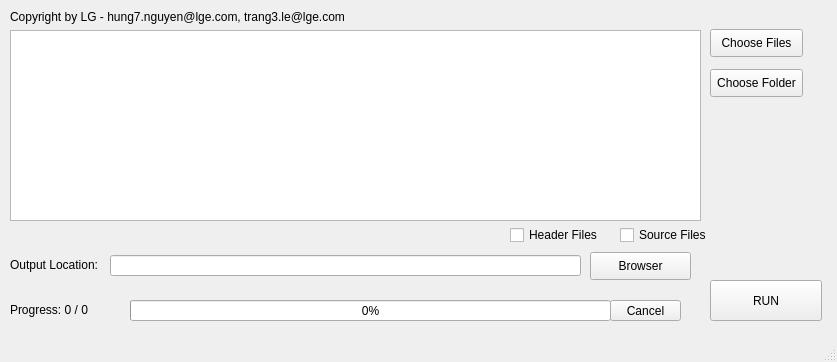
<?xml version="1.0" encoding="UTF-8"?>
<ui version="4.0">
 <class>GMockGen</class>
 <widget class="QMainWindow" name="GMockGen">
  <property name="geometry">
   <rect>
    <x>0</x>
    <y>0</y>
    <width>837</width>
    <height>362</height>
   </rect>
  </property>
  <property name="font">
   <font>
    <weight>50</weight>
    <italic>false</italic>
    <bold>false</bold>
   </font>
  </property>
  <property name="windowTitle">
   <string>GMockGen</string>
  </property>
  <property name="autoFillBackground">
   <bool>false</bool>
  </property>
  <widget class="QWidget" name="centralwidget">
   <widget class="QPushButton" name="browserfile">
    <property name="geometry">
     <rect>
      <x>710</x>
      <y>29</y>
      <width>93</width>
      <height>28</height>
     </rect>
    </property>
    <property name="text">
     <string>Choose Files</string>
    </property>
   </widget>
   <widget class="QPushButton" name="browserfolder">
    <property name="geometry">
     <rect>
      <x>710</x>
      <y>69</y>
      <width>93</width>
      <height>28</height>
     </rect>
    </property>
    <property name="text">
     <string>Choose Folder</string>
    </property>
   </widget>
   <widget class="QLineEdit" name="OutputUrl">
    <property name="geometry">
     <rect>
      <x>110</x>
      <y>255</y>
      <width>471</width>
      <height>21</height>
     </rect>
    </property>
    <property name="text">
     <string/>
    </property>
   </widget>
   <widget class="QLabel" name="label">
    <property name="geometry">
     <rect>
      <x>10</x>
      <y>254</y>
      <width>111</width>
      <height>21</height>
     </rect>
    </property>
    <property name="text">
     <string>Output Location:</string>
    </property>
   </widget>
   <widget class="QPushButton" name="browser">
    <property name="geometry">
     <rect>
      <x>590</x>
      <y>252</y>
      <width>101</width>
      <height>28</height>
     </rect>
    </property>
    <property name="text">
     <string>Browser</string>
    </property>
   </widget>
   <widget class="QListWidget" name="listWidget">
    <property name="enabled">
     <bool>true</bool>
    </property>
    <property name="geometry">
     <rect>
      <x>10</x>
      <y>30</y>
      <width>691</width>
      <height>191</height>
     </rect>
    </property>
   </widget>
   <widget class="QPushButton" name="mockbutton">
    <property name="geometry">
     <rect>
      <x>710</x>
      <y>280</y>
      <width>112</width>
      <height>41</height>
     </rect>
    </property>
    <property name="text">
     <string>RUN</string>
    </property>
   </widget>
   <widget class="QCheckBox" name="cppcheck">
    <property name="geometry">
     <rect>
      <x>620</x>
      <y>225</y>
      <width>111</width>
      <height>20</height>
     </rect>
    </property>
    <property name="text">
     <string>Source Files</string>
    </property>
    <property name="checked">
     <bool>false</bool>
    </property>
   </widget>
   <widget class="QCheckBox" name="hppcheck">
    <property name="enabled">
     <bool>true</bool>
    </property>
    <property name="geometry">
     <rect>
      <x>510</x>
      <y>225</y>
      <width>101</width>
      <height>20</height>
     </rect>
    </property>
    <property name="text">
     <string>Header Files</string>
    </property>
    <property name="checked">
     <bool>false</bool>
    </property>
   </widget>
   <widget class="QProgressBar" name="progressBar">
    <property name="geometry">
     <rect>
      <x>130</x>
      <y>300</y>
      <width>481</width>
      <height>21</height>
     </rect>
    </property>
    <property name="value">
     <number>0</number>
    </property>
   </widget>
   <widget class="QPushButton" name="cancelbutton">
    <property name="geometry">
     <rect>
      <x>610</x>
      <y>300</y>
      <width>71</width>
      <height>21</height>
     </rect>
    </property>
    <property name="text">
     <string>Cancel</string>
    </property>
   </widget>
   <widget class="QLabel" name="progressLabel">
    <property name="geometry">
     <rect>
      <x>10</x>
      <y>300</y>
      <width>101</width>
      <height>20</height>
     </rect>
    </property>
    <property name="text">
     <string>Progress: 0 / 0</string>
    </property>
   </widget>
   <widget class="QLabel" name="label_2">
    <property name="geometry">
     <rect>
      <x>10</x>
      <y>8</y>
      <width>451</width>
      <height>18</height>
     </rect>
    </property>
    <property name="text">
     <string>Copyright by LG - hung7.nguyen@lge.com, trang3.le@lge.com</string>
    </property>
   </widget>
  </widget>
  <widget class="QMenuBar" name="menubar">
   <property name="geometry">
    <rect>
     <x>0</x>
     <y>0</y>
     <width>837</width>
     <height>21</height>
    </rect>
   </property>
  </widget>
  <widget class="QStatusBar" name="statusbar"/>
 </widget>
 <resources/>
 <connections/>
</ui>
